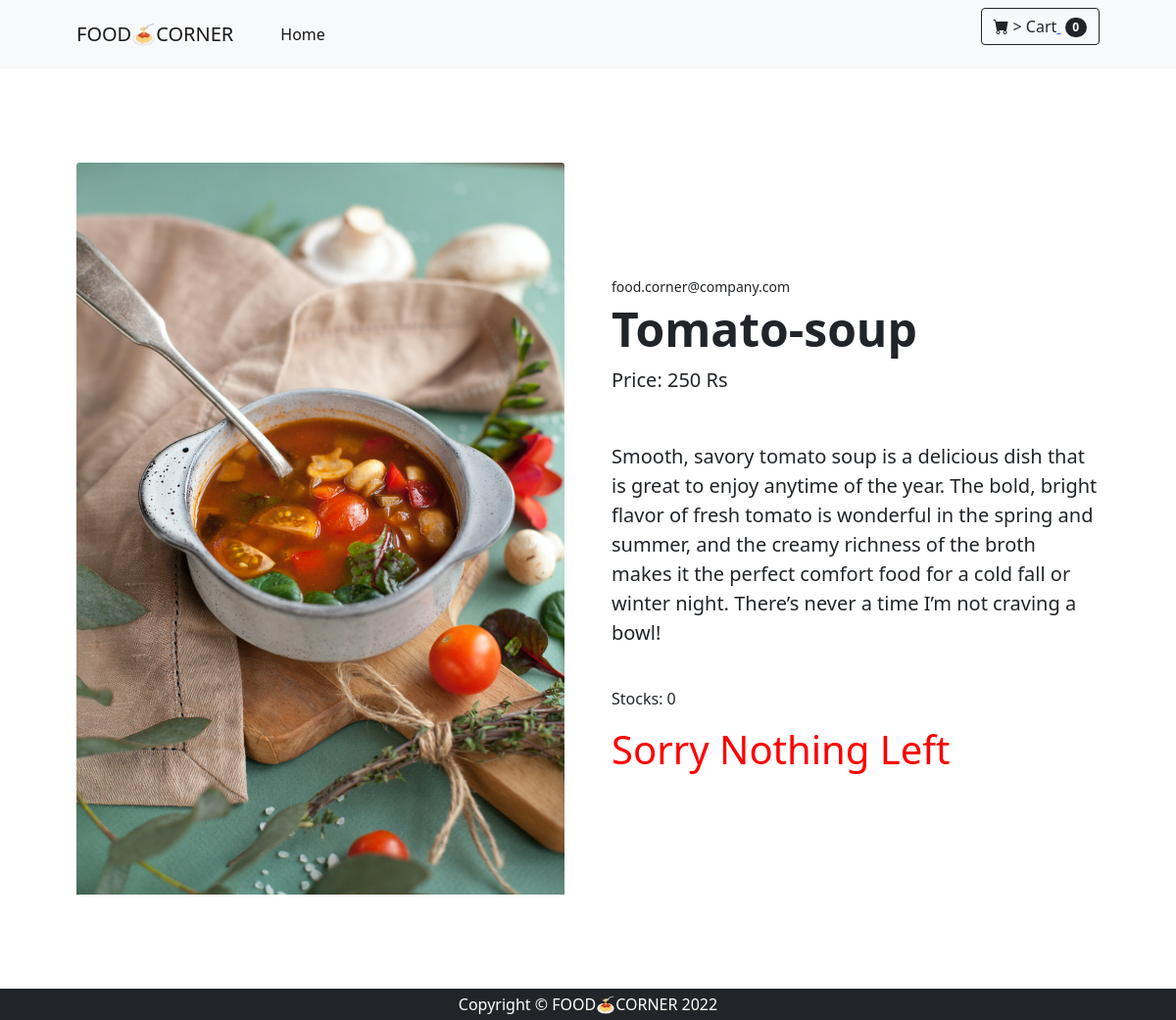
The app's page /vegitable/tomato-soup with its own data.
### shop/models.py (models this page shows, shortened)
class Products(models.Model):
    name = models.CharField(max_length=150,unique=True)
    slug = models.SlugField(max_length=250,unique=True)
    img = models.ImageField(upload_to='product')
    desc = models.TextField()
    stock = models.IntegerField()
    available = models.BooleanField()
    price = models.IntegerField()
    category = models.ForeignKey(Categ,on_delete=models.CASCADE)

### shop/views.py (the view)
# urls.py: path('<slug:c_slug>/<slug:product_slug>',views.ProdDetailes, name = 'details'),
def ProdDetailes(request,c_slug,product_slug):
    try:
        prod = Products.objects.get(category__slug=c_slug,slug=product_slug)
    except Exception as e:
        raise e
    return render(request, 'item.html' , {'pr':prod})

### cart/context_processor.py (called while the page is built)
def count(request):
    item_count = 0
    if 'admin' in request.path:
        return {}
    else:
        try:
            ct = CartList.objects.filter(cart_id=c_id(request))
            cti = Items.objects.all().filter(cart=ct[:1])
            for c in cti:
                item_count += c.quan
        except CartList.DoesNotExist:
            item_count = 0
        return dict(itc=item_count)

### cart/views.py (called while the page is built)
def c_id(request):
    ct_id = request.session.session_key
    if not ct_id:
        ct_id = request.session.create()
    return ct_id

### template/item.html (shortened to what this page needs)
{% load static %}
<html lang="en">
<head>
    <link href="https://cdn.jsdelivr.net/npm/bootstrap-icons@1.5.0/font/bootstrap-icons.css" rel="stylesheet" />
    <link href="{% static 'pr\css\styles.css' %}" rel="stylesheet" />
</head>
<body>
    <nav class="navbar navbar-expand-lg navbar-light bg-light">
        <div class="container px-4 px-lg-5">
            <a class="navbar-brand" href="#!">FOOD🍝CORNER</a>
            <div class="collapse navbar-collapse" id="navbarSupportedContent">
                <ul class="navbar-nav me-auto mb-2 mb-lg-0 ms-lg-4">
                    <li class="nav-item"><a class="nav-link active" aria-current="page" href="/">Home</a></li>
                </ul>
                <form class="d-flex">
                    <button class="btn btn-outline-dark" type="submit">
                        <i class="bi-cart-fill me-1"></i>>
                        Cart<a href="{% url 'cartDetails' %}">
                            <span class="badge bg-dark text-white ms-1 rounded-pill">{{itc}}</span></a>
                    </button>
                </form>
            </div>
        </div>
    </nav>
    <section class="py-5">
        <div class="container px-4 px-lg-5 my-5">
            <div class="row gx-4 gx-lg-5 align-items-center">
                <div class="col-md-6"><img class="card-img-top mb-5 mb-md-0" src="{{pr.img.url}}" alt="#" /></div>
                <div class="col-md-6">
                    <div class="small mb-1">food.corner@company.com</div>
                    <h1 class="display-5 fw-bolder">{{pr.name}}</h1>
                    <div class="fs-5 mb-5">
                        <span>Price: {{pr.price}} Rs</span>
                    </div>
                    <p class="lead">{{pr.desc}}</p>
                    <br>
                    <p>Stocks: {{pr.stock}}</p>
                    <div class="d-flex">
                            {% if pr.stock <= 0 %} <h1 style="color: red;">Sorry Nothing Left</h1>
                                {% else %}
                            <a href="{% url 'addcart' pr.id %}"> <button class="btn btn-outline-dark flex-shrink-0"
                                    type="button">
                                    <i class="bi-cart-fill me-1"></i>
                                    Add to cart
                                    {% endif %}
                        </div>
                </div>
            </div>
        </div>
    </section>
    <footer class="py-1 bg-dark">
        <div class="container">
            <p class="m-0 text-center text-white">Copyright &copy; FOOD🍝CORNER 2022</p>
        </div>
    </footer>
</body>
</html>

### records on screen
Products: img (picture), name "Tomato-soup", price "250", desc "Smooth, savory tomato soup is a delicious dish that is great to enjoy anytime of the year. The bold, bright flavor of fresh tomato is wonderful in the spring and summer, and the creamy richness of the broth makes it the perfect comfort food for a cold fall or winter night. There’s never a time I’m not craving a bowl!", stock "0"

### other values on screen
{{ itc }} "0"
